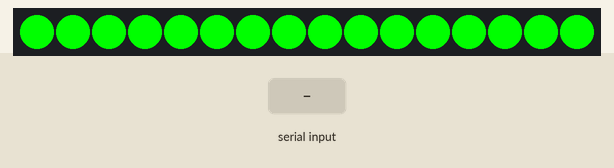
This program was run on a simulated ESP32. Parts: 16 RGB LEDs in strip order, left to right. Wiring (inferred from the names in the program): LM75 temperature sensor at I2C address 0x48. Inputs (shaded band) come from the test bench.

Above: at 0.1 s.
3.3 s: "1" received over the second serial link
At 3.4 s:
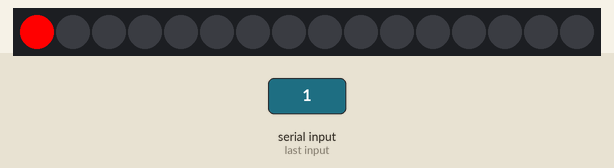
At 5.2 s:
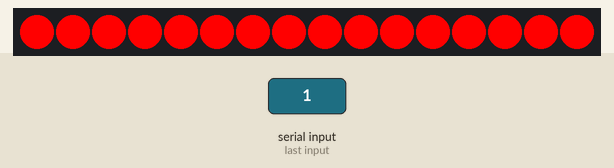
5.4 s: "2" received over the second serial link
At 7.3 s:
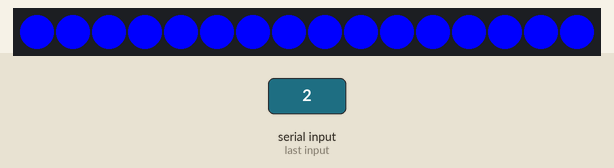
Timing chart, 0 to 8.8 s (numbered marks = the images above; inputs shaded):
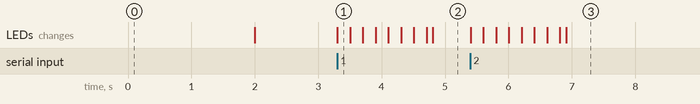

The program:

main.cpp
```cpp
#include <Arduino.h>
#include <Wire.h>
#include <Adafruit_NeoPixel.h>

const int ledPin = 23;
const int numLeds = 16;

Adafruit_NeoPixel strip = Adafruit_NeoPixel(numLeds, ledPin, NEO_GRB + NEO_KHZ800);

float temperatura = 0.0;
bool isButton1Pressed = false;
bool isButton2Pressed = false;

void button1Routine();
void button2Routine();

void setup() {
  Serial.begin(115200);
  Serial2.begin(115200);
  strip.begin();
  strip.show(); // pixeles apagados

  Wire.begin(); // Inicializa la comunicación I2C

  // Establecer el LED Neopixel en color verde al inicio
  for (int i = 0; i < numLeds; i++) {
    strip.setPixelColor(i, strip.Color(0, 255, 0)); // Color verde
  }
  strip.show();
  delay(2000); // Mantener el LED encendido durante 3 segundos al inicio
  strip.clear();
  strip.show();
  strip.clear();
}

void loop() {
  while (Serial2.available() > 0) {
    char Cel = Serial2.read();

    if (Cel == 'c') {
      // Leer temperatura desde el sensor LM75 a través de I2C
      Wire.beginTransmission(0x48); // Dirección del sensor LM75 (0x48 en este caso)
      Wire.write(0x00); // Registro de lectura de temperatura
      Wire.endTransmission();
      Wire.requestFrom(0x48, 2); // Lea 2 bytes de datos

      if (Wire.available() >= 2) {
        int highByte = Wire.read();
        int lowByte = Wire.read();
        int tempData = (highByte << 8) | lowByte;
        temperatura = tempData / 256.0;

        Serial.print("La medición del sensor es: ");
        Serial2.println(temperatura);
        Serial.println(temperatura);
      }
    }

    // Detect button presses
    if (Cel == '1') {
      isButton1Pressed = true;
    } else if (Cel == '2') {
      isButton2Pressed = true;
    }
  }

  // Check for button actions
  if (isButton1Pressed) {
    button1Routine();
    isButton1Pressed = false;
  } else if (isButton2Pressed) {
    button2Routine();
    isButton2Pressed = false;
  }
}

void button1Routine() {
  // Define the routine for button 1 press
  for (int i = 0; i < numLeds; i++) {
    strip.setPixelColor(i, strip.Color(255, 0, 0)); // Red
    strip.show();
    delay(100);
  }
}

void button2Routine() {
  // Define the routine for button 2 press
  for (int i = 0; i < numLeds; i++) {
    strip.setPixelColor(i, strip.Color(0, 0, 255)); // Blue
    strip.show();
    delay(100);
  }
}
```

Measured:
- after the input at 3.3 s, the LEDs: change at once (image 1)
- after the input at 5.4 s, the LEDs: first change at once (image 3 shows a later state)
